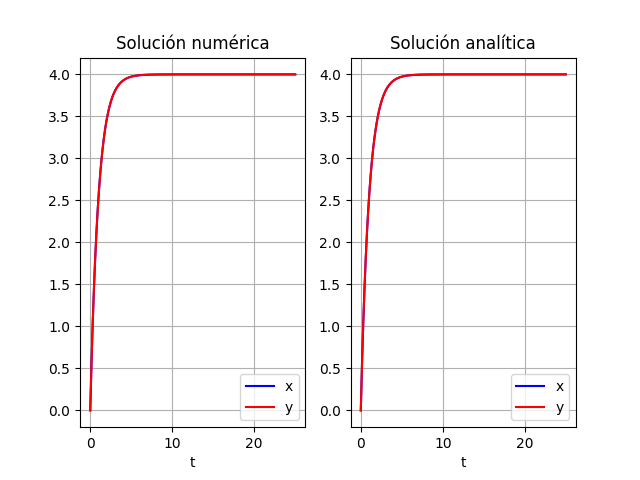

The Python source for this figure:
import numpy as np
from scipy.integrate import odeint
import matplotlib.pyplot as plt

# Definimos nuestra función
def right_side(y, t):
    """
    t: La variable independiente
    y: La variable dependiente
    return:
    dydt: La derivada de y evaluada en t
    """
    dydt = [4*np.exp(-t), 4 - y[1]]
    return dydt

# Nuestra condición inicial
y0 = [0, 0]
t = np.linspace(0, 25, 333)

# Usamos odeint para resolver la EDO numéricamente
sol = odeint(right_side, y0, t) 

# Usamos nuestra solución analítica
exact_sol = [4 - 4*np.exp(-t), 4 - 4*np.exp(-t)]

# Graficamos las soluciones
fig, axs = plt.subplots(1,2)
axs[0].plot(t, sol[:, 0], 'b', label='x')
axs[0].plot(t, sol[:, 1], 'r', label='y')
axs[0].set_title('Solución numérica')
axs[0].legend()
axs[0].set_xlabel('t')
axs[0].grid()
axs[1].plot(t, exact_sol[0], 'b', label='x')
axs[1].plot(t, exact_sol[1], 'r', label='y')
axs[1].set_title('Solución analítica')
axs[1].legend()
axs[1].set_xlabel('t')
axs[1].grid()
plt.savefig('ejercicio3.png')

